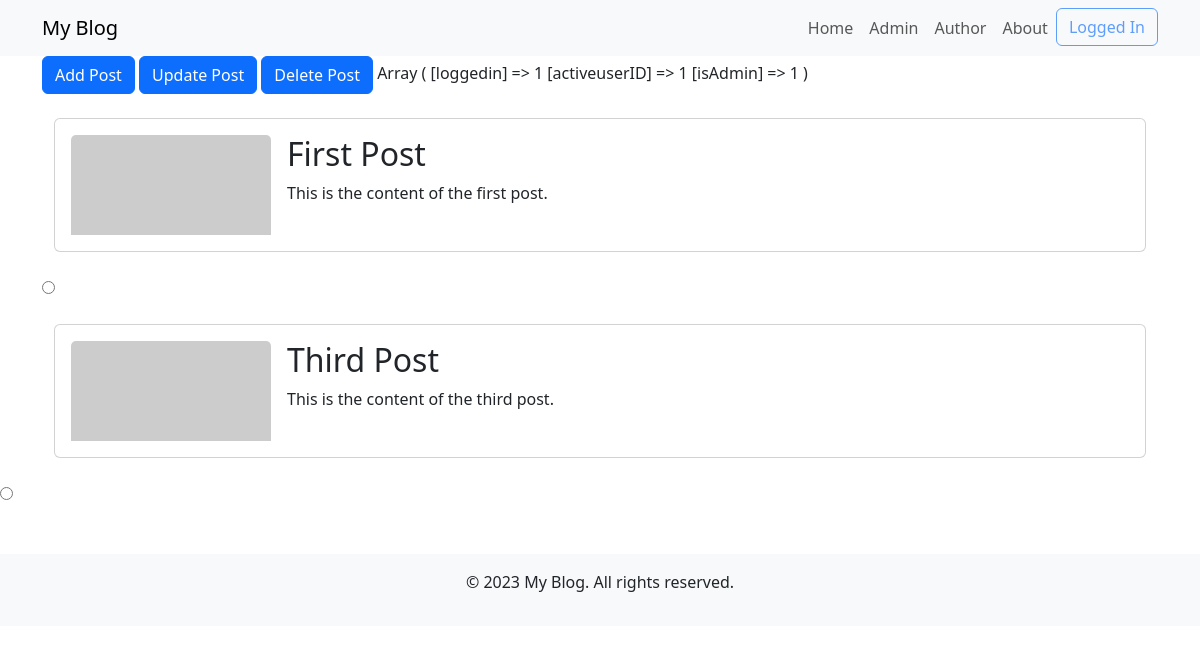
Screenshot of /controller.php?page=author (signed in) with the database file from the repository.
### tables this page shows
CREATE TABLE posts (
    postID INT AUTO_INCREMENT PRIMARY KEY,
    title VARCHAR(255) NOT NULL,
    imagename VARCHAR(255) NOT NULL,
    content TEXT NOT NULL,
    publication_date TIMESTAMP DEFAULT CURRENT_TIMESTAMP,
    userID INT,
    FOREIGN KEY (userID) REFERENCES users(userID)
);

### controller.php (called while the page is built, shortened)
<?php
    include_once "models/PostDAO.php";
    class FrontController {
        private $controllers;
        public function __construct(){
            $this->controllers = $this->loadControllers();
        }
        public function run(){
            $method = $_SERVER['REQUEST_METHOD'];
            $page = $_REQUEST['page'];
            $controller = $this->controllers[$method.$page];
            $controller = $this->securityCheck($controller);
            if($method=='GET'){
                $content=$controller->processGET();
            }
            include "template/template.php";
        }
        private function loadControllers(){
            $controllers["GET"."list"] = new UserList();
            $controllers["GET"."author"] = new PostList();
            $controllers["GET"."add"] = new UserAdd();
            $controllers["POST"."add"] = new UserAdd();
            $controllers["GET"."addpost"] = new PostAdd();
            $controllers["POST"."addpost"] = new PostAdd();
            $controllers["GET"."update"] = new UserUpdate();
            $controllers["POST"."update"] = new UserUpdate();
            $controllers["GET"."updatepost"] = new PostUpdate();
            $controllers["POST"."updatepost"] = new PostUpdate();
            $controllers["GET"."delete"] = new UserDelete();
            $controllers["POST"."delete"] = new UserDelete();
            $controllers["GET"."deletepost"] = new PostDelete();
            $controllers["POST"."deletepost"] = new PostDelete();
            $controllers["GET"."login"] = new Login();
            $controllers["POST"."login"] = new Login();
            $controllers["GET"."home"] = new Home();
            $controllers["GET"."about"] = new About();
            $controllers["GET"."posttemplate"] = new PostTemplate();
            return $controllers;
        }
        private function securityCheck($controller){
            return $controller;
        }
    }
    $controller = new FrontController();
    $controller->run();
?>

### models/Post.php (called while the page is built, shortened)
<?php
class Post {
    private $title;
    private $content;
    private $postID;
    private $userID;
    public function setPostID($postID){
        $this->postID=$postID;
    }
    public function getPostID(){
        return $this->postID;
    }
    public function setUserID($userID){
        $this->userID=$userID;
    }
    public function getUserID(){
        return $this->userID;
    }
    public function setContent($content){
        $this->content=$content;
    }
    public function getContent(){
        return $this->content;
    }
    public function setTitle($title){
        $this->title=$title;
    }
    public function getTitle(){
        return $this->title;
    }
}
?>

### models/PostDAO.php (called while the page is built, shortened)
<?php
   include_once 'Post.php';
    class PostDAO {
        public function getConnection(){
            $mysqli = new mysqli("127.0.0.1", "bloguser", "blogpass", "blogDB");
            return $mysqli;
        }
        public function getPosts(){
            $connection=$this->getConnection();
            $stmt = $connection->prepare("SELECT * FROM posts;");
            $stmt->execute();
            $result = $stmt->get_result();
            while($row = $result->fetch_assoc()){
                $post = new Post();
                $post->load($row);
                $posts[]=$post;
            }
            return $posts;
        }
    }
?>

### controllers/UserControllers.php (called while the page is built, shortened)
<?php
    include "PostDAO.php";
    class PostList implements ControllerAction{
        function processGET(){
            $postDAO = new PostDAO();
            $posts = $postDAO->getPosts();
            return "views/listPosts.php";
        }
    }
?>

### views/listPosts.php (the view, shortened to what this page needs)
<?php
   $posts = $_REQUEST['posts'];
?>
    <div class="container">
        <div class="col">
            <form action="controller.php" method="GET">
            <button class="btn btn-primary" type="submit" name="page" value="addpost">Add Post</button>
            <button class="btn btn-primary" type="submit" name="page" value="updatepost">Update Post</button>
            <button class="btn btn-primary" type="submit" name="page" value="deletepost">Delete Post</button>
                    <?php
                    print_r($_SESSION);
                        if(!isset($_SESSION['isAdmin'])){
                            for($index=0;$index<count($posts);$index++){
                                echo "<div class=\"container mt-4\"><div class=\"card\"><div class=\"card-body\"><img src=\"https://via.placeholder.com/400x200\" class=\"card-img-top float-start me-3\" alt=\"Post Image\" style=\"width: 200px;\"><h2 class=\"card-title\">".$posts[$index]->getTitle()."</h2><p class=\"card-text\">".$posts[$index]->getContent()."</p><p class=\"card-text\"></p></div></div></div></div>";
                                    echo "<br><tr><td><input type=\"radio\" name=\"postID\" value=\"".$posts[$index]->getPostID()."\"></td>";
                            }
                        }else{
                        for($index=0;$index<count($posts);$index++){
                            if($posts[$index]->getUserID()==$_SESSION['activeuserID']){
                            echo "<div class=\"container mt-4\"><div class=\"card\"><div class=\"card-body\"><img src=\"https://via.placeholder.com/400x200\" class=\"card-img-top float-start me-3\" alt=\"Post Image\" style=\"width: 200px;\"><h2 class=\"card-title\">".$posts[$index]->getTitle()."</h2><p class=\"card-text\">".$posts[$index]->getContent()."</p><p class=\"card-text\"></p></div></div></div></div>";
                                echo "<br><tr><td><input type=\"radio\" name=\"postID\" value=\"".$posts[$index]->getPostID()."\"></td>";
                            }
                        }
                        }
                    ?>

### rows the page displays
posts: title "First Post", content "This is the content of the first post."
posts: title "Third Post", content "This is the content of the third post."

### other values shown
$status "Logged In"
